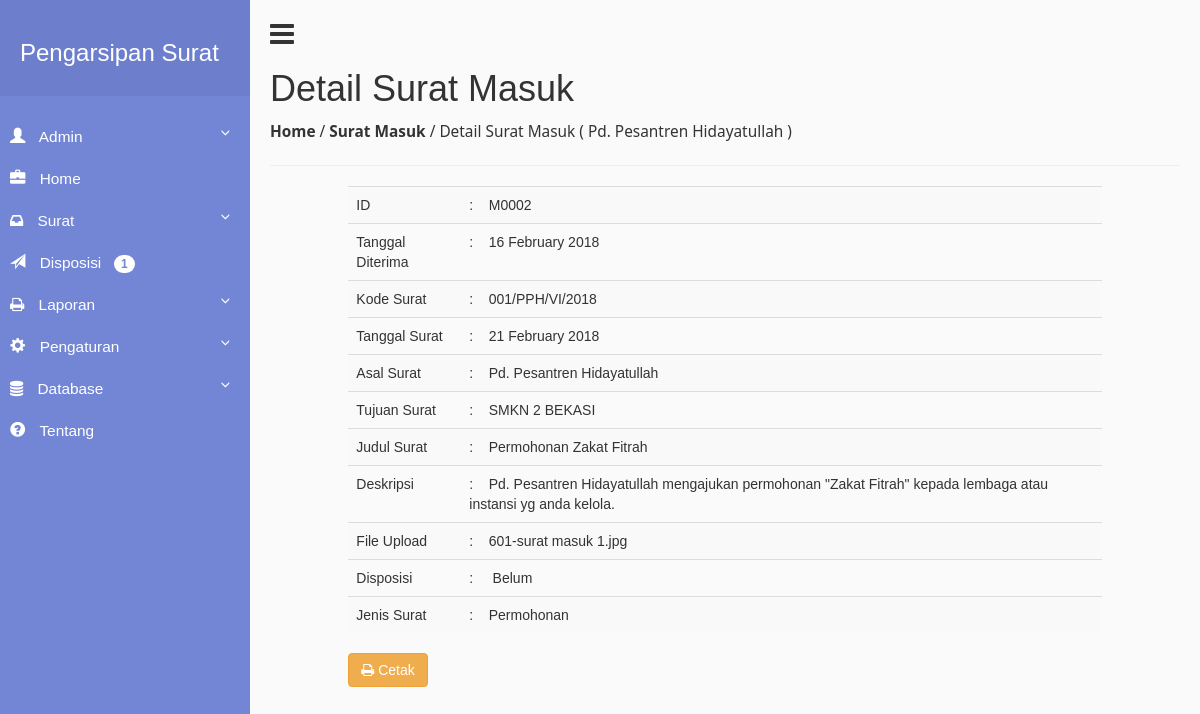
Before: /index.php?page=Surat-Masuk-Detail&id=M0002 (signed in) with the older database file.
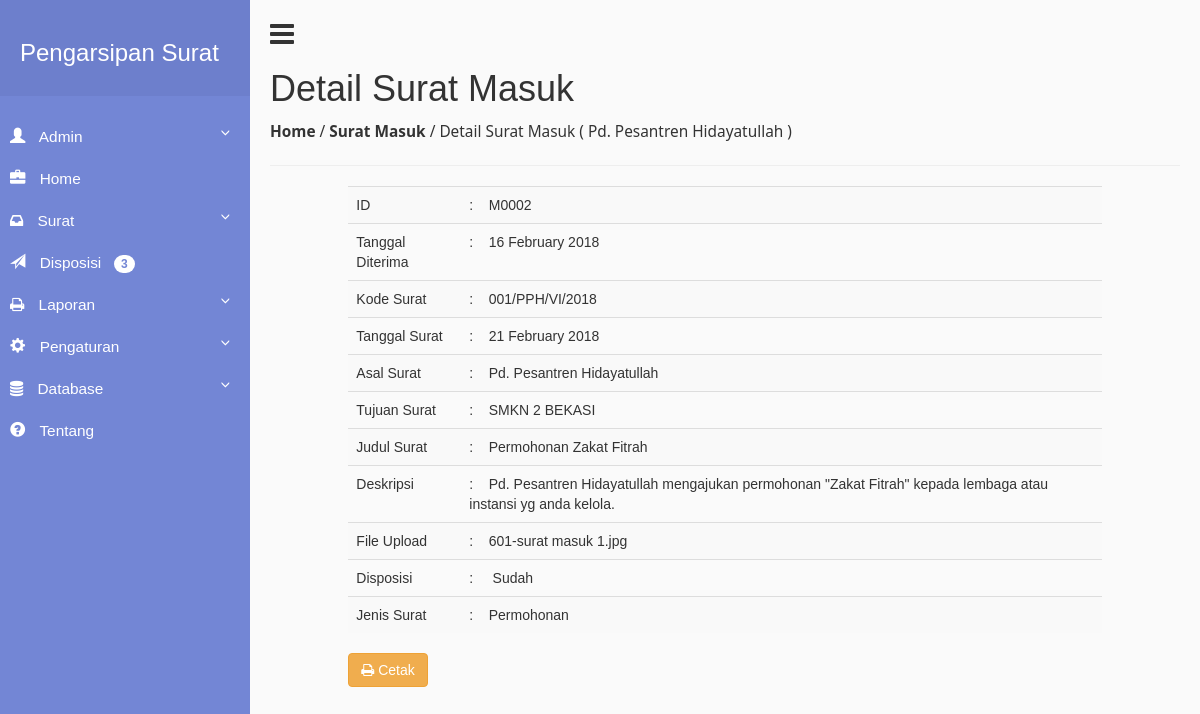
After: the same page with the newer database file.
### tables this page shows
CREATE TABLE `mail` (
  `id_mail` varchar(10) NOT NULL,
  `incoming_at` date NOT NULL,
  `mail_code` varchar(20) NOT NULL,
  `mail_date` date NOT NULL,
  `mail_from` varchar(32) NOT NULL,
  `mail_to` varchar(32) NOT NULL,
  `mail_subject` varchar(50) NOT NULL,
  `description` text NOT NULL,
  `file_upload` varchar(100) NOT NULL,
  `id_mail_type` varchar(10) NOT NULL,
  `disposisi` int(2) NOT NULL,
  `id_user` varchar(10) NOT NULL,
  PRIMARY KEY (`id_mail`),
  KEY `mail_typeid` (`id_mail_type`),
  KEY `mail_typeid_2` (`id_mail_type`),
  KEY `userid` (`id_user`),
  CONSTRAINT `mail_ibfk_1` FOREIGN KEY (`id_mail_type`) REFERENCES `mail_type` (`id_mail_type`) ON DELETE CASCADE ON UPDATE CASCADE,
  CONSTRAINT `mail_ibfk_2` FOREIGN KEY (`id_user`) REFERENCES `user` (`id_user`) ON DELETE CASCADE ON UPDATE CASCADE
);

CREATE TABLE `mail_type` (
  `id_mail_type` varchar(10) NOT NULL,
  `type` varchar(32) NOT NULL,
  PRIMARY KEY (`id_mail_type`)
);

### surat_masuk_detail.php (the view)
<?php
	$id_mail = $_GET['id'];
	$query_mysql = mysql_query("select a.*, b.type FROM mail a inner join mail_type b using(id_mail_type) WHERE id_mail='$id_mail'")or die(mysql_error());
	while($data = mysql_fetch_array($query_mysql)){
	?>
	<h1>Detail Surat Masuk</h1>
	<P><a href="?page=Halaman-Utama"><strong>Home</strong></a> / <a href="?page=Surat-Masuk-Data"><strong>Surat Masuk</strong></a> / Detail Surat Masuk ( <?php echo $data['mail_from']; ?> )</P>
	<hr>
	<div class="row" >
		<div class="col-md-1">
		</div>
		<div class="col-md-10">
			<table class="table table-striped table-hover table-responsive">
			   <tbody>
			    <tr>
			      <td>ID</td>
			      <td>: &nbsp;&nbsp;&nbsp;<?php echo $data['id_mail']; ?></td>
			    </tr>
			    <tr>
			      <td>Tanggal Diterima</td>
			      <td>: &nbsp;&nbsp;&nbsp;<?php echo date("d F Y", strtotime($data['incoming_at'])); ?></td>
			    </tr>
			    <tr>
			      <td>Kode Surat</td>
			      <td>: &nbsp;&nbsp;&nbsp;<?php echo $data['mail_code']; ?></td>
			    </tr>
			    <tr>
			      <td>Tanggal Surat</td>
			      <td>: &nbsp;&nbsp;&nbsp;<?php echo date("d F Y", strtotime($data['mail_date'])); ?></td>
			    </tr>
			    <tr>
			      <td>Asal Surat</td>
			      <td>: &nbsp;&nbsp;&nbsp;<?php echo $data['mail_from']; ?></td>
			    </tr>
			    <tr>
			      <td>Tujuan Surat</td>
			      <td>: &nbsp;&nbsp;&nbsp;<?php echo $data['mail_to']; ?></td>
			    </tr>
			    <tr>
			      <td>Judul Surat</td>
			      <td>: &nbsp;&nbsp;&nbsp;<?php echo $data['mail_subject']; ?></td>
			    </tr>
			    <tr>
			      <td>Deskripsi</td>
			      <td>: &nbsp;&nbsp;&nbsp;<?php echo $data['description']; ?></td>
			    </tr>
			    <tr>
			      <td>File Upload</td>
			      <td>: &nbsp;&nbsp;&nbsp;<?php echo $data['file_upload']; ?></td>
			    </tr>
			    <tr>
                  <td>Disposisi</td>
                  <td>: &nbsp;&nbsp;&nbsp;
                    <?php
                      if($data['disposisi'] == 1){
                        echo 'Belum';
                      } else {
                        echo 'Sudah';
                      }
                    ?>
                  </td>
                </tr>
			    <tr>
			      <td>Jenis Surat</td>
			      <td>: &nbsp;&nbsp;&nbsp;<?php echo $data['type']; ?></td>
			    </tr>
			  </tbody>
			</table>
			<a href="laporan_masuk_detail.php?id=<?php echo $data['id_mail']; ?>" target="_blank" class="btn btn-warning" target="_blank"><i class="fa fa-print fa"></i> Cetak</a>
		</div>
		<div class="col-md-1">
		</div>
		<?php } ?>
	</div>
	<br><br><br><br>

### inc/sidebar.php (shortened to what this page needs)
<?php
    $query3= mysql_query("SELECT * FROM disposition") or die ("error paging: ".mysql_error());
    $jumlah3= mysql_num_rows($query3);
?>
            <nav id="sidebar">
                <div class="sidebar-header">
                    <h3>Pengarsipan Surat</h3>
                </div>
                <ul class="list-unstyled components">
                    <li>
                        <a href="#userSubmenu" data-toggle="collapse" aria-expanded="false">
                            <i class="glyphicon glyphicon-user"></i>
                            <?php echo $_SESSION['username']; ?>
                        </a>
                    </li>
                    <li>
                        <a href="?page=Halaman-Utama">
                            <i class="glyphicon glyphicon-briefcase"></i>
                            Home
                        </a>
                        <a href="#pageSubmenu" data-toggle="collapse" aria-expanded="false">
                            <i class="fa fa-inbox fa"></i>
                            Surat
                        </a>
                    </li>
                    <li>
                        <a href="?page=Disposisi-Data">
                            <i class="glyphicon glyphicon-send"></i>
                            Disposisi &nbsp; <span class="xbadge"> <?php echo $jumlah3; ?></span>
                        </a>
                    </li>
                    <li>
                        <a href="#printSubmenu" data-toggle="collapse" aria-expanded="false">
                            <i class="fa fa-print fa"></i>
                            Laporan
                        </a>
                    </li>
<?php
if($_SESSION['level'] == 1 ){
?>
                    <li>
                        <a href="#settingSubmenu" data-toggle="collapse" aria-expanded="false">
                            <i class="glyphicon glyphicon-cog"></i>
                            Pengaturan
                        </a>
                    </li>
                    <li>
                        <a href="#dbSubmenu" data-toggle="collapse" aria-expanded="false">
                            <i class="fa fa-database fa"></i>
                            Database
                        </a>
                    </li>
<?php } ?>
                    <li>
                        <a href="#" data-toggle="modal" data-target="#exampleModal">
                            <i class="glyphicon glyphicon-question-sign"></i>
                            Tentang
                        </a>
                    </li>
                </ul>
            </nav>

Changed rows visible on the page:
changed mail "Pd. Pesantren Hidayatullah": disposisi "Belum" → "Sudah"
Other visible differences:
$jumlah3: "1" → "3"
